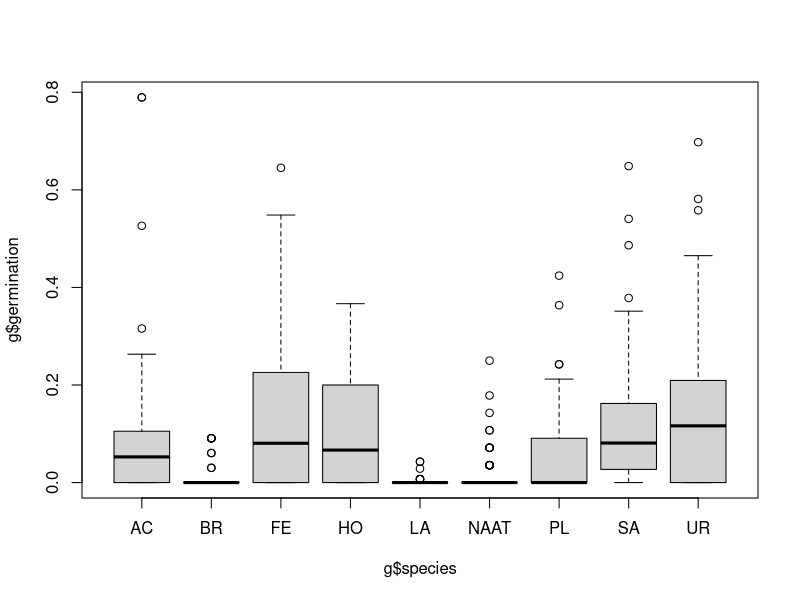
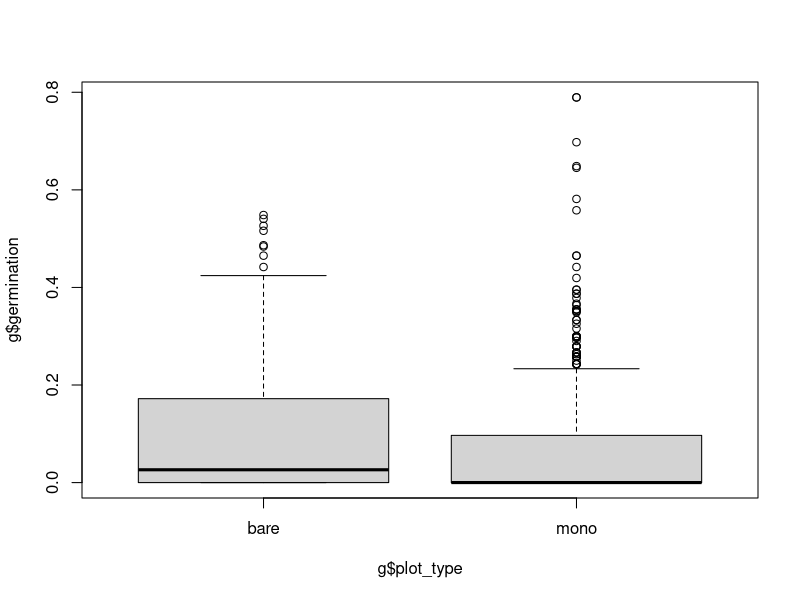
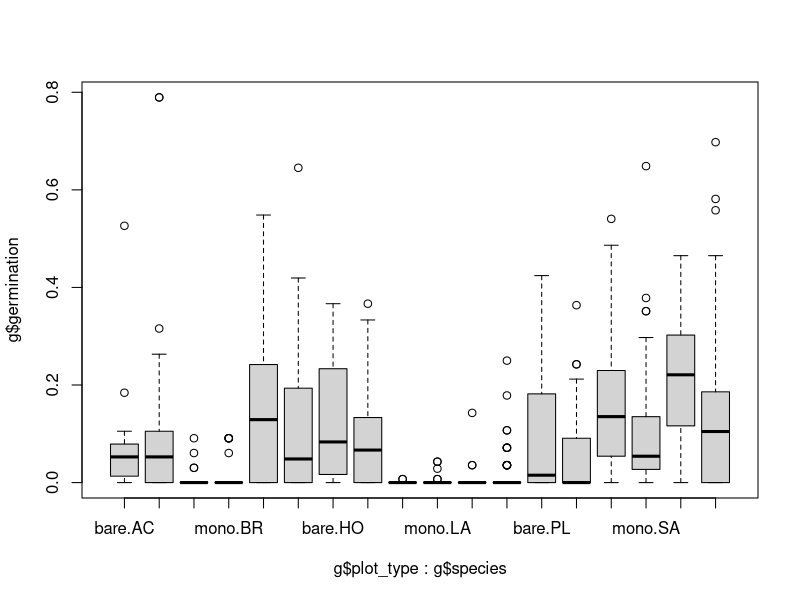
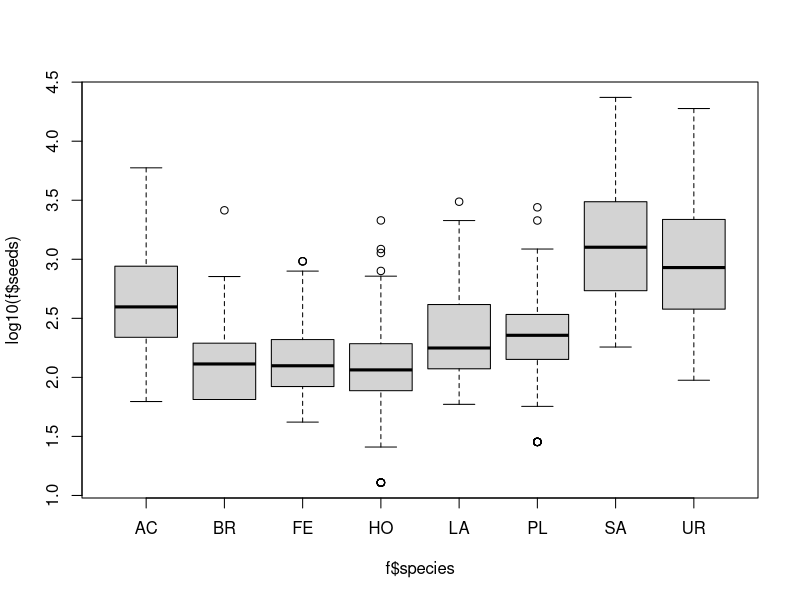
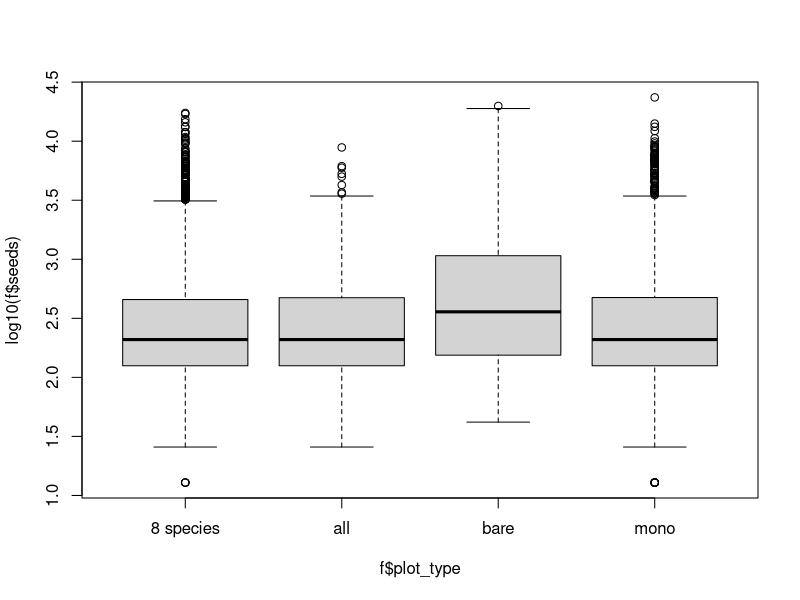
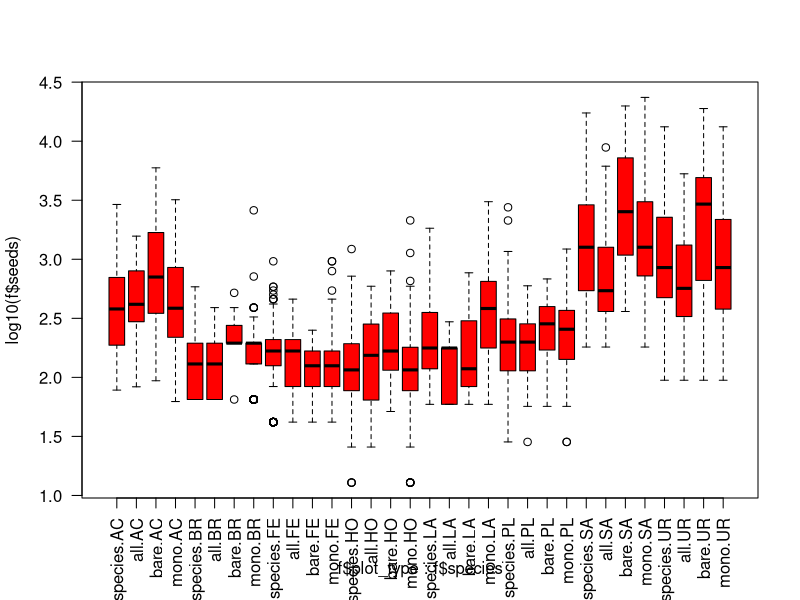

These charts were generated, in order, by the following R code:
#N Kraft  June 30 2022

read.csv("Germination_prepped.csv")->g
read.csv("fecundity_prepped.csv")->f

## noted that NA had to be changed to NAAT to not read as an 'NA'

## create germination rate in g:

g$germination<-g$count/g$sown_seeds

## quick checks on rates:


boxplot(g$germination~g$species)
boxplot(g$germination~g$plot_type)
boxplot(g$germination~g$plot_type+g$species)

splist<-unique(g$species)
ave_g<-NULL
sd_g<-NULL

for(i in 1:length(splist)){
	
	subset(g, g$species==splist[i])->temp
	ave_g[i]<-mean(temp$germination)
	sd_g[i]<-sd(temp$germination)
	
}

germ_aves<-data.frame(splist, ave_g, sd_g)


####

boxplot(log10(f$seeds)~f$species)

boxplot(log10(f$seeds)~f$plot_type)

boxplot(log10(f$seeds)~f$plot_type+f$species, las=2, col="red")